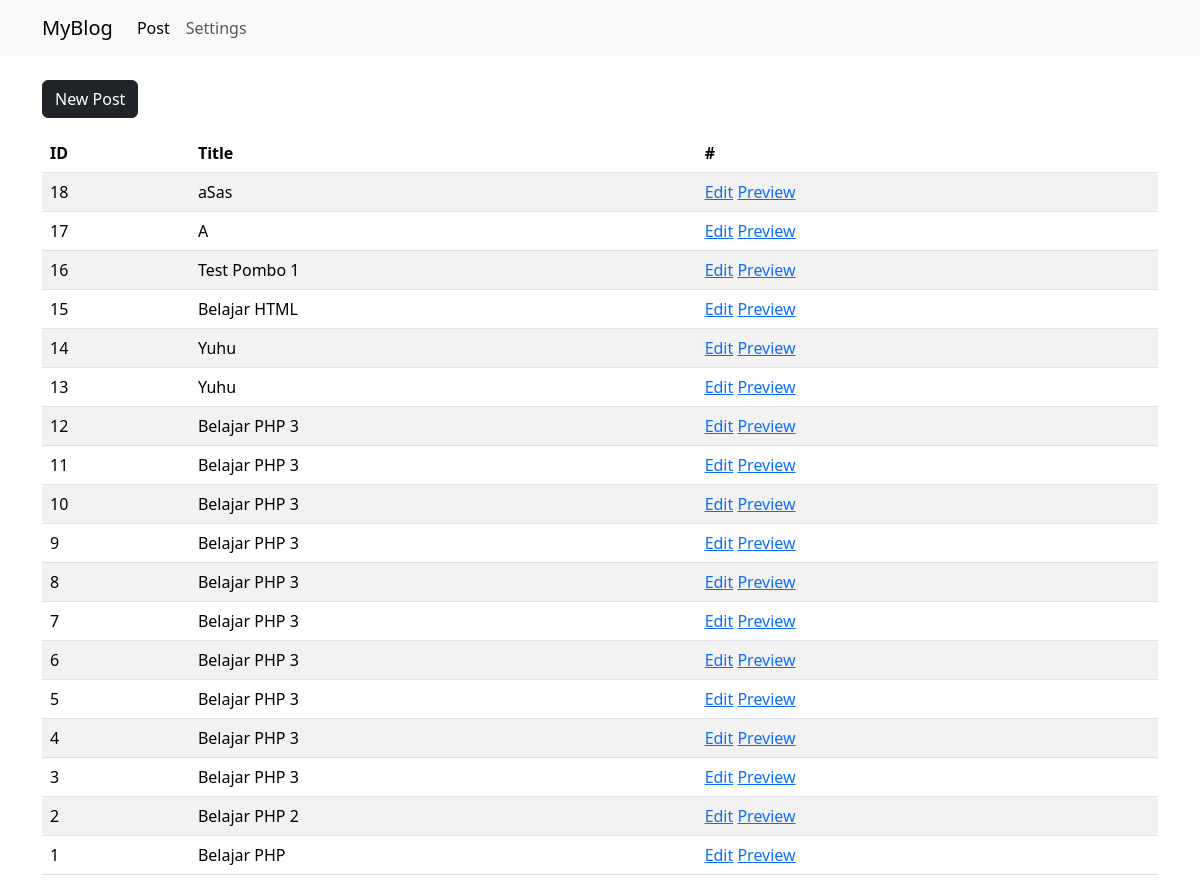
Before: / with the older database file.
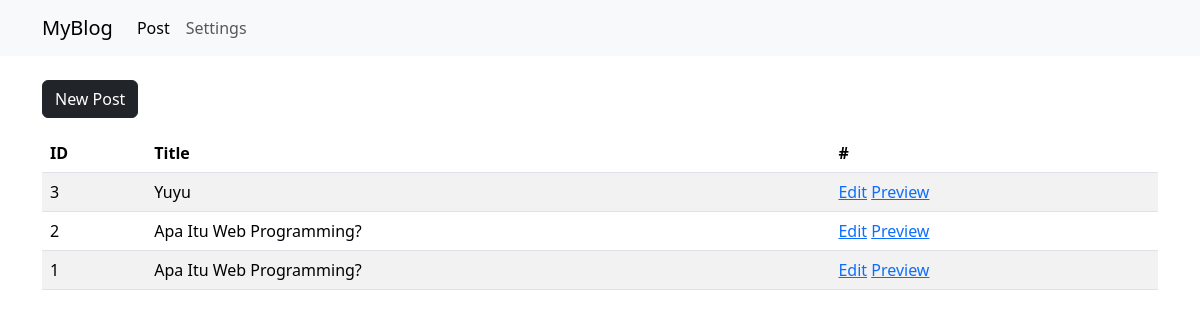
After: the same page with the newer database file.
### tables this page shows
CREATE TABLE "posts" (
	"id"	INTEGER,
	"title"	TEXT,
	"content"	TEXT,
	"category"	TEXT,
	"slug"	TEXT,
	"create_at"	INTEGER,
	"modify_at"	INTEGER,
	PRIMARY KEY("id" AUTOINCREMENT)
);

### app/Conn.php (called while the page is built, shortened)
<?php
class Conn {
    protected $db;
    function __construct()
    {
        $this->db = new SQLite3(__DIR__ . '/pombo.db');
    }
    public function get_all_post()
    {
        $data = $this->db->query("SELECT * FROM posts ORDER BY id DESC");
        $rows = [];
        while ($row = $data->fetchArray(SQLITE3_ASSOC))
        {
            $rows[] = $row;
        }
        return $rows;
    }
}

### index.php (the view, shortened to what this page needs)
<?php
require_once(__DIR__ . '/app/Conn.php');
$conn = new Conn();
?>
<html lang="en">
<head>
    <link rel="stylesheet" href="/app/src/bootstrap5.min.css" />
    <link href="https://cdn.datatables.net/v/bs5/dt-2.2.2/datatables.min.css" rel="stylesheet"
>
</head>
<body>
    <?php include_once('app/components/navbar.php') ?>
    <div class="container">
        <div class="d-flex align-items-center mb-3">
            <a href="/new-post.php" class="btn btn-dark">New Post</a>
        </div>
        <table id="table-posts" class="table table-striped" style="width:100%">
        <thead>
            <tr>
                <th>ID</th>
                <th>Title</th>
                <th>#</th>
            </tr>
        </thead>
        <tbody>
            <?php foreach ($conn->get_all_post() as $post) : ?>
            <tr>
                <td><?= $post['id'] ?></td>
                <td><?= $post['title']?></td>
                <td>
                    <a href="#">Edit</a>
                    <a href="/preview.php/post/<?= $post['id'] ?>" target="_blank">Preview</a>
                </td>
            </tr>
            <?php endforeach ?>
    </table>
    </div>
</body>
</html>

### app/components/navbar.php (shortened to what this page needs)
<nav class="navbar navbar-expand-lg bg-body-tertiary mb-4">
    <div class="container">
        <a class="navbar-brand" href="#">MyBlog</a>
        <div class="collapse navbar-collapse" id="navbarSupportedContent">
            <ul class="navbar-nav me-auto mb-2 mb-lg-0">
                <li class="nav-item">
                    <a class="nav-link active" aria-current="page" href="/index.php">Post</a>
                </li>
                <li class="nav-item">
                    <a class="nav-link" href="#">Settings</a>
                </li>
            </div>
        </div>
</nav>

Changed rows visible on the page:
removed posts: id "18", title "aSas"
removed posts: id "17", title "A"
removed posts: id "16", title "Test Pombo 1"
removed posts: id "15", title "Belajar HTML"
removed posts: id "14", title "Yuhu"
removed posts: id "13", title "Yuhu"
removed posts: id "12", title "Belajar PHP 3"
removed posts: id "11", title "Belajar PHP 3"
removed posts: id "10", title "Belajar PHP 3"
removed posts: id "9", title "Belajar PHP 3"
removed posts: id "8", title "Belajar PHP 3"
removed posts: id "7", title "Belajar PHP 3"
removed posts: id "6", title "Belajar PHP 3"
removed posts: id "5", title "Belajar PHP 3"
removed posts: id "4", title "Belajar PHP 3"
changed posts id 3: title "Belajar PHP 3" → "Yuyu"
changed posts id 2: title "Belajar PHP 2" → "Apa Itu Web Programming?"
changed posts id 1: title "Belajar PHP" → "Apa Itu Web Programming?"
